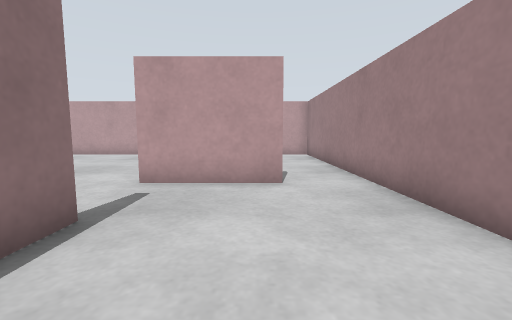
view 1 (above)

15 first-person views from a walk through a Gazebo world. The camera is 0.61 m above the floor, tilts 6° down and sees 90° across. The floor is counted in squares, 0.5 m on a side. Each view is taken from the middle of a square. On the plan, view 1 faces up. The plan holds only what a view shows up to about 12 squares ahead; the rest is blank.

view 2
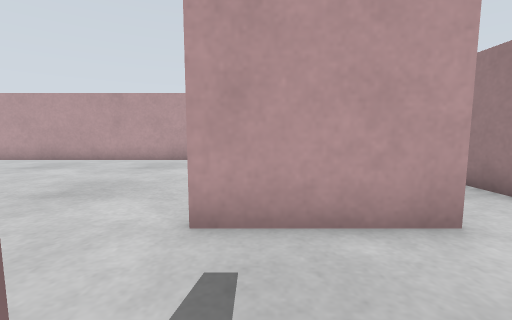

view 3
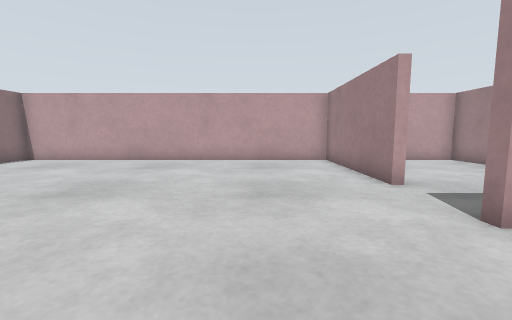

view 4
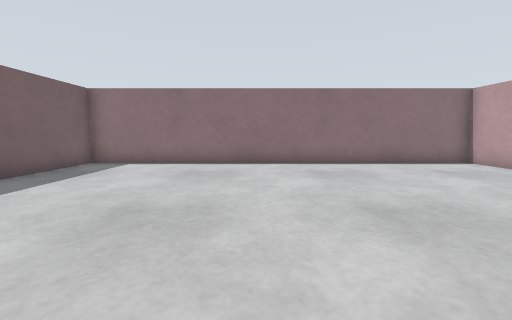

view 5
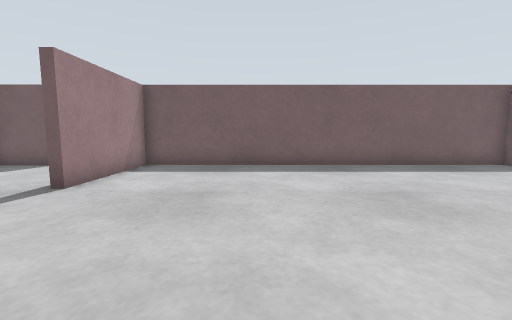

view 6
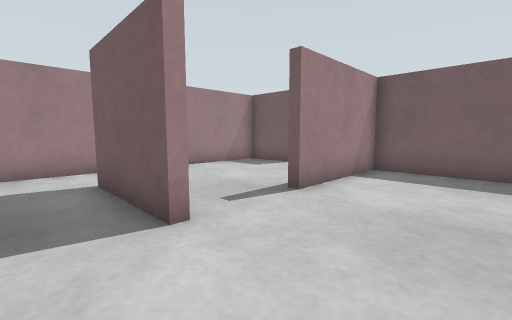

view 7
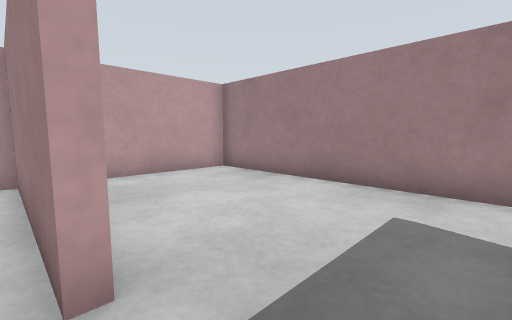

view 8
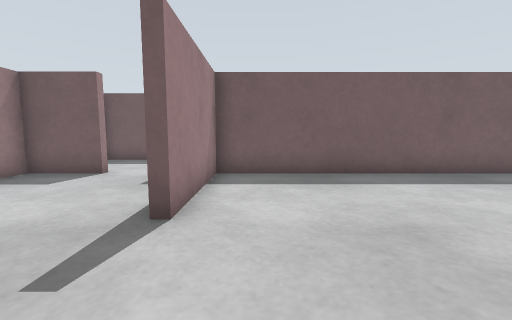

view 9
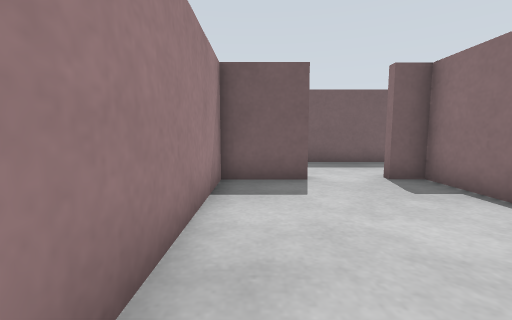

view 10
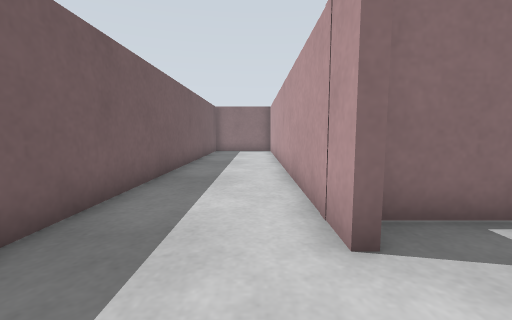

view 11
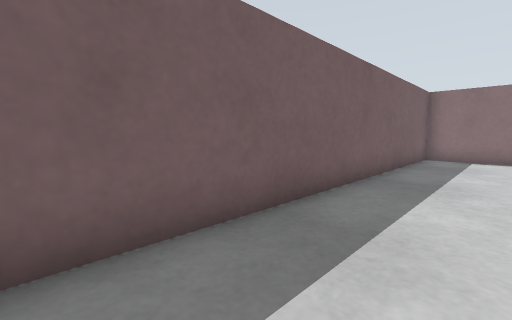

view 12
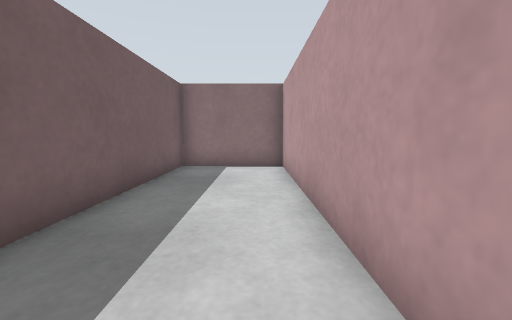

view 13
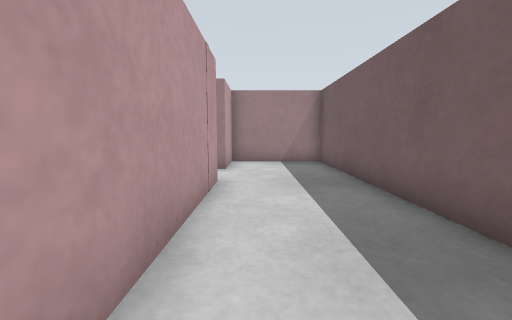

view 14
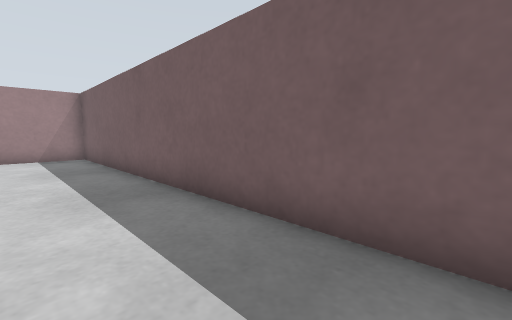

view 15
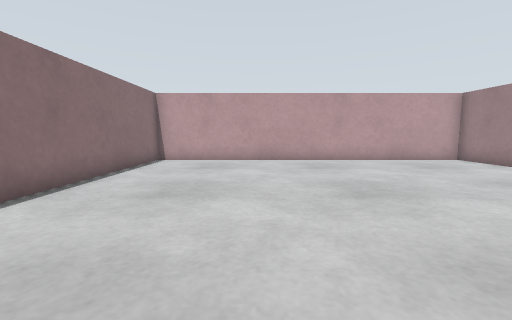

### Floor plan
Ten units are one square. View 1 is at (0, 0); x grows to the right and y downward. Boxes are objects, and circles mark ways between rooms. Rooms are numbered by the first view taken in them; rooms with no view inside come last. Other rooms are left out.
<svg viewBox="-170 -152 204 204">
<path fill="none" stroke="#000" d="M-29 -65 7 -65M-24 -90 -28 -90 -28 -147 -165 -147 -165 7 -28 7 -28 -35 -25 -35 -25 7 -15 7M7 -62 -29 -62M6 7 29 7 29 -147 -11 -147M-15 7 -15 10 -165 10 -165 47 29 47 29 10 6 10"/>
<circle cx="-5" cy="10" r="3" fill="#2a7"/>
<text x="-70" y="-70">1</text>
<text x="-70" y="30">2</text>
</svg>
Room 1 opens to room 2.

Where each view was taken, in squares from view 1:
view 1: 0 up, 0 right, facing up
view 2: 3 up, 2 left, facing up
view 3: 3 up, 6 left, facing up
view 4: 6 up, 6 left, facing left
view 5: 9 up, 7 left, facing down
view 6: 8 up, 6 left, facing down-right
view 7: 7 up, 3 left, facing up-right
view 8: 7 up, 4 left, facing down
view 9: 6 up, 2 right, facing down
view 10: 2 down, 1 right, facing left
view 11: 2 down, 3 left, facing down-left
view 12: 2 down, 7 left, facing left
view 13: 2 down, 8 left, facing right
view 14: 2 down, 11 left, facing down-right
view 15: 3 up, 12 left, facing up
